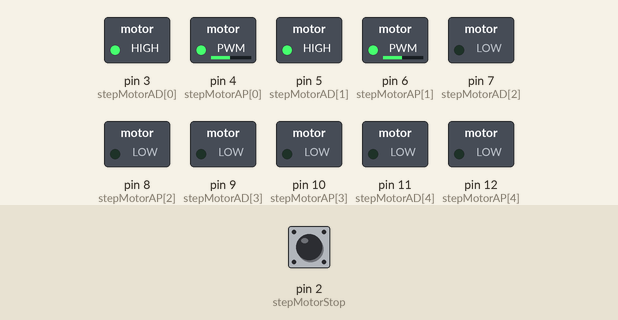
This sketch was run on a simulated Arduino Uno, built with avr-gcc and run on an emulated ATmega328P. On the bench: switched loads named in the sketch (green lamp = pin HIGH). Dashed ring = blinking. The test bench sets the inputs (shaded band); at power-on: pin 2 (stepMotorStop) HIGH.

Above: at 0.26 s.
1.3 s: pin 2 (stepMotorStop) pulled LOW for 0.15 s
At 2.5 s:
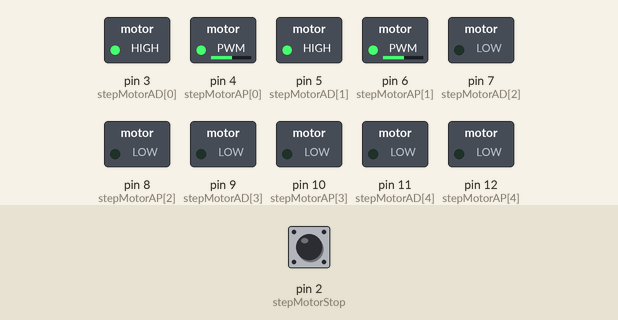
4.3 s: pin 2 (stepMotorStop) pulled LOW for 1 s
7.7 s: pin 2 (stepMotorStop) pulled LOW for 3.2 s
At 7.78 s:
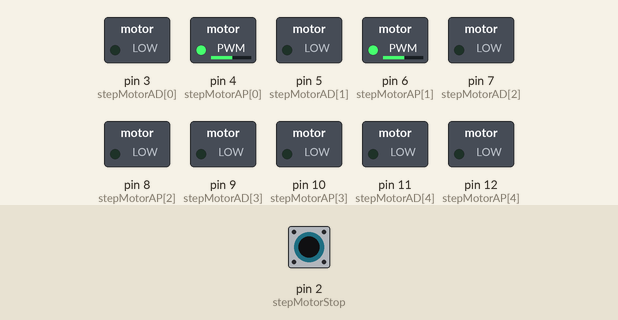
Timing chart, 0 to 18.4 s (numbered marks = the images above; inputs shaded):
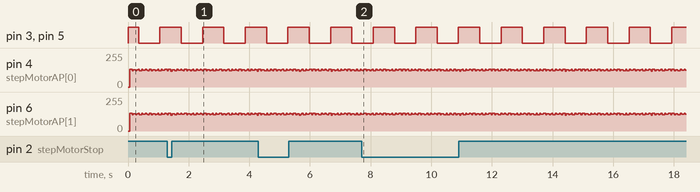

Measured:
- by itself, pin 3 (stepMotorAD[0]), pin 5 (stepMotorAD[1]): alternates HIGH for 0.70 s and LOW for 0.70 s

The sketch:

motorControl.ino
```cpp
//inputs for the motors, led, touchscreens etc
const int stepMotorAD[5] = {3,5,7,9,11};//direction input
const int stepMotorAP[5] = {4,6,8,10,12};//movement input(toggle to cause movement)
const int led[5] = {13,14,15,16,17};//led values
const int stepMotorStop = 2;//for emergency stop
//variables to keep track of steps and angle
int startingStep= 0;//starting angle of the system
int stepM[5] = {0,0,0,0,0};//recorded step for the stepper motor to keep track of where the stepper motor is at
double angle[5] = {0,0,0,0,0};//recorded angle
//a way to set up a delay between the stepper motors
//boolean values for starting, general movement and direction of the steppper motor
bool dir = LOW;//when this is low it goes clockwise? when this is high it should go counterclockwise? needs testing to make sure
bool start[5] ={true,true,false,false,false};//When a motor is supposed to go this should be true, starts off as false
bool select[5] = {false, false, false, false, false};
bool flash[5] = {false, false, false, false, false};
bool blinkL[5] = {false, false, false, false, false};
bool err[5] = {false, false, false, false, false};
//min max step motor values
int MAX = 50;//max steps in the positive direction, maximum possible should be 50?
int MIN = -50;//min steps in the negative direction, minimum possible should be -50?
//variables to keep track of cycles and when to stop
int cycleCount[5] = {0,0,0,0,0};//keeps track of cycle, cycles are checked at starting angle
int cycleMax = 10;//keeps track of max angle
int pd = 3500;


volatile int motor = 0;//determines what motor is changing mostly used to interact with the screen

void cycle(bool [], int, int, int);
void resetM(int);
void stopping();
void set(const int [], bool [], bool);
void cycleDir(bool [],int , bool );

void setup() {
  // put your setup code here, to run once:
  pinMode(stepMotorAD[0], OUTPUT);
  pinMode(stepMotorAP[0], OUTPUT);
  pinMode(stepMotorAD[1], OUTPUT);
  pinMode(stepMotorAP[1], OUTPUT);
  pinMode(stepMotorAD[2], OUTPUT);
  pinMode(stepMotorAP[2], OUTPUT);
  pinMode(stepMotorAD[3], OUTPUT);
  pinMode(stepMotorAP[3], OUTPUT);
  pinMode(stepMotorAD[4], OUTPUT);
  pinMode(stepMotorAP[4], OUTPUT);
  pinMode(stepMotorStop, INPUT_PULLUP);
  attachInterrupt(digitalPinToInterrupt(stepMotorStop),stopping,RISING);//emergency stop interrupt
}

void loop() {
  for(int i = 0; i<cycleMax;i++)
  {
    for(int n =0; n<5; n++)
    {
      if(start[n])
      {
        cycleCount[n]++;
      }
    }
    cycle(start,MIN, MAX,startingStep);
  }

}
void set(const int val[],bool check[], bool valSet)
{
  for(int i=0; i<5;i++)
  {
    if(check[i]){
      digitalWrite(val[i],valSet);
    }
  }
}
void cycleDir(bool val[],int amount, bool dirB)
{
  set(stepMotorAD,val,dirB);
  for(int i=0;i<amount;i++)
  {
    set(stepMotorAP,val,HIGH);
    delayMicroseconds(pd);
    set(stepMotorAP,val,LOW);
    delayMicroseconds(pd);
  }
}
void cycle(bool val[], int minVal, int maxVal, int start){
  cycleDir(val, (maxVal-start), HIGH);
  cycleDir(val, (maxVal-minVal), LOW);
  cycleDir(val, (start-minVal), HIGH);
}
void resetM(int m){
  MAX=50;
  MIN=-50;
  cycleCount[m]=0;
  start[m] = false;
  flash[m] = false;
  blinkL[m] = false;
  digitalWrite(led[m], false);
}
void stopping()
{
  for(int i = 0; i < 5;i++)
  {
    if(start[i]==true)
    {
      start[i]==false;
      flash[i]==true;
    }
  }
}
void error(int m)
{

  //this function should be when a cable breaks in one of the stations
}
```
